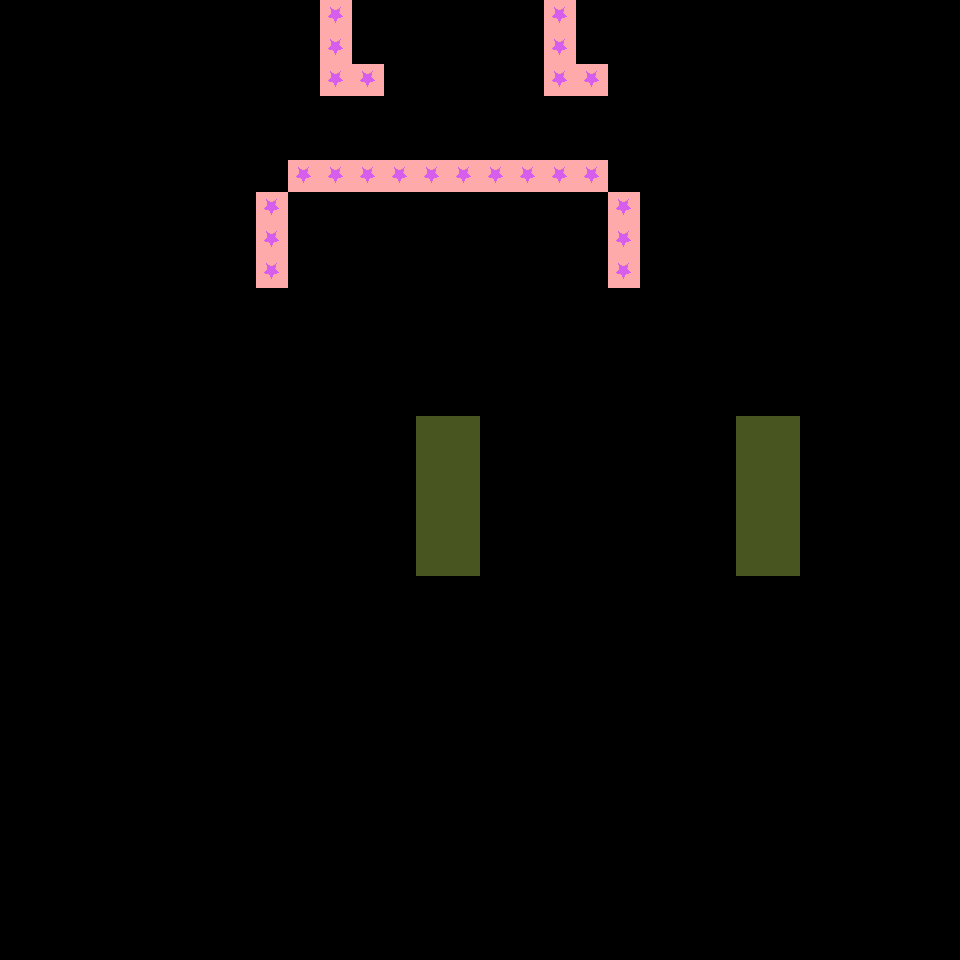

A level layout from a 2D game, rendered from its tile map. Below: a short description, then the map file with tile-grid data replaced by summaries:
An orthogonal 30x30 tile map with 32x32 px tiles, 1 tile layer (Background), 2 tilesets and 10 objects (5x entity, checkpoint, checkpoint-ball, planet).

<map version="1.5" tiledversion="1.7.2" orientation="orthogonal" renderorder="right-down" width="30" height="30" tilewidth="32" tileheight="32" infinite="0" nextlayerid="4" nextobjectid="35">
 <properties>
  <property name="base_creds" type="int" value="15" />
  <property name="gold" type="float" value="2" />
  <property name="silver" type="float" value="4" />
 </properties>
 <tileset firstgid="1" source="star_map.tsx" />
 <tileset firstgid="2" source="block1.tsx" />
 <layer id="1" name="Background" width="30" height="30">
  <data>[900 cells, 44 non-empty, 3 distinct tile ids]</data>
 </layer>
 <objectgroup id="2" name="Objects">
  <object id="3" name="player" type="entity" x="305.667" y="227.333">
   <properties>
    <property name="checkpoints" type="int" value="1" />
   </properties>
   <point />
  </object>
  <object id="5" name="speedboost" type="entity" x="394.955" y="275.662">
   <point />
  </object>
  <object id="13" x="418" y="417" width="60" height="154" />
  <object id="17" x="734" y="416" width="67" height="161" />
  <object id="15" name="checkpoint" x="735" y="418" width="64" height="253" rotation="90" />
  <object id="16" name="checkpoint-ball" x="611" y="618">
   <point />
  </object>
  <object id="19" name="planet" x="712" y="798">
   <properties>
    <property name="radius" type="int" value="40" />
   </properties>
   <point />
  </object>
  <object id="29" name="speedboost" type="entity" x="438" y="302">
   <point />
  </object>
  <object id="30" name="speedboost" type="entity" x="480" y="339">
   <point />
  </object>
  <object id="31" name="speedboost" type="entity" x="522" y="376">
   <point />
  </object>
 </objectgroup>
</map>
